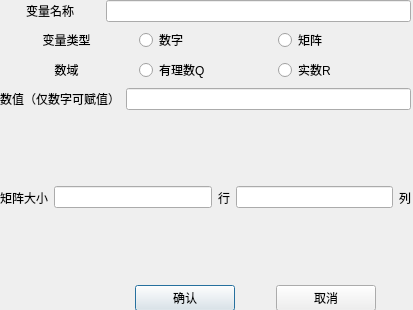
<?xml version="1.0" encoding="UTF-8"?>
<ui version="4.0">
 <class>AddVariable</class>
 <widget class="QDialog" name="AddVariable">
  <property name="geometry">
   <rect>
    <x>0</x>
    <y>0</y>
    <width>413</width>
    <height>310</height>
   </rect>
  </property>
  <property name="windowTitle">
   <string>添加变量</string>
  </property>
  <widget class="QWidget" name="verticalLayoutWidget">
   <property name="geometry">
    <rect>
     <x>0</x>
     <y>0</y>
     <width>411</width>
     <height>311</height>
    </rect>
   </property>
   <layout class="QVBoxLayout" name="verticalLayout">
    <item>
     <layout class="QHBoxLayout" name="horizontalLayout">
      <item>
       <widget class="QLabel" name="label">
        <property name="minimumSize">
         <size>
          <width>100</width>
          <height>0</height>
         </size>
        </property>
        <property name="layoutDirection">
         <enum>Qt::LeftToRight</enum>
        </property>
        <property name="autoFillBackground">
         <bool>false</bool>
        </property>
        <property name="styleSheet">
         <string notr="true">font: 12pt &quot;华文楷体&quot;;</string>
        </property>
        <property name="text">
         <string>变量名称</string>
        </property>
        <property name="alignment">
         <set>Qt::AlignCenter</set>
        </property>
       </widget>
      </item>
      <item>
       <widget class="QLineEdit" name="variable_name">
        <property name="enabled">
         <bool>true</bool>
        </property>
        <property name="maxLength">
         <number>10</number>
        </property>
        <property name="frame">
         <bool>true</bool>
        </property>
       </widget>
      </item>
     </layout>
    </item>
    <item>
     <layout class="QHBoxLayout" name="horizontalLayout_3">
      <item>
       <widget class="QLabel" name="label_2">
        <property name="styleSheet">
         <string notr="true">font: 12pt &quot;华文楷体&quot;;</string>
        </property>
        <property name="text">
         <string>变量类型</string>
        </property>
        <property name="scaledContents">
         <bool>true</bool>
        </property>
        <property name="alignment">
         <set>Qt::AlignCenter</set>
        </property>
       </widget>
      </item>
      <item>
       <widget class="QRadioButton" name="type_number">
        <property name="styleSheet">
         <string notr="true">font: 12pt &quot;华文楷体&quot;;</string>
        </property>
        <property name="text">
         <string>数字</string>
        </property>
       </widget>
      </item>
      <item>
       <widget class="QRadioButton" name="type_matrix">
        <property name="styleSheet">
         <string notr="true">font: 12pt &quot;华文楷体&quot;;</string>
        </property>
        <property name="text">
         <string>矩阵</string>
        </property>
       </widget>
      </item>
     </layout>
    </item>
    <item>
     <layout class="QHBoxLayout" name="horizontalLayout_2">
      <item>
       <widget class="QLabel" name="label_3">
        <property name="styleSheet">
         <string notr="true">font: 12pt &quot;华文楷体&quot;;</string>
        </property>
        <property name="text">
         <string>数域</string>
        </property>
        <property name="textFormat">
         <enum>Qt::AutoText</enum>
        </property>
        <property name="scaledContents">
         <bool>true</bool>
        </property>
        <property name="alignment">
         <set>Qt::AlignCenter</set>
        </property>
       </widget>
      </item>
      <item>
       <widget class="QRadioButton" name="num_Q">
        <property name="styleSheet">
         <string notr="true">font: 12pt &quot;华文楷体&quot;;</string>
        </property>
        <property name="text">
         <string>有理数Q</string>
        </property>
       </widget>
      </item>
      <item>
       <widget class="QRadioButton" name="num_R">
        <property name="styleSheet">
         <string notr="true">font: 12pt &quot;华文楷体&quot;;</string>
        </property>
        <property name="text">
         <string>实数R</string>
        </property>
       </widget>
      </item>
     </layout>
    </item>
    <item>
     <layout class="QHBoxLayout" name="horizontalLayout_5">
      <item>
       <widget class="QLabel" name="label_4">
        <property name="styleSheet">
         <string notr="true">font: 12pt &quot;华文楷体&quot;;</string>
        </property>
        <property name="text">
         <string>数值（仅数字可赋值）</string>
        </property>
        <property name="textFormat">
         <enum>Qt::AutoText</enum>
        </property>
        <property name="scaledContents">
         <bool>true</bool>
        </property>
        <property name="alignment">
         <set>Qt::AlignCenter</set>
        </property>
       </widget>
      </item>
      <item>
       <widget class="QLineEdit" name="variable_value">
        <property name="enabled">
         <bool>true</bool>
        </property>
       </widget>
      </item>
     </layout>
    </item>
    <item>
     <layout class="QHBoxLayout" name="horizontalLayout_6" stretch="0,0,0,0,0">
      <item>
       <widget class="QLabel" name="label_5">
        <property name="styleSheet">
         <string notr="true">font: 12pt &quot;华文楷体&quot;;</string>
        </property>
        <property name="text">
         <string>矩阵大小</string>
        </property>
       </widget>
      </item>
      <item>
       <widget class="QLineEdit" name="Row"/>
      </item>
      <item>
       <widget class="QLabel" name="label_6">
        <property name="styleSheet">
         <string notr="true">font: 12pt &quot;华文楷体&quot;;</string>
        </property>
        <property name="text">
         <string>行</string>
        </property>
       </widget>
      </item>
      <item>
       <widget class="QLineEdit" name="Column"/>
      </item>
      <item>
       <widget class="QLabel" name="label_7">
        <property name="styleSheet">
         <string notr="true">font: 12pt &quot;华文楷体&quot;;</string>
        </property>
        <property name="text">
         <string>列</string>
        </property>
       </widget>
      </item>
     </layout>
    </item>
    <item>
     <layout class="QHBoxLayout" name="horizontalLayout_4">
      <property name="leftMargin">
       <number>100</number>
      </property>
      <item>
       <widget class="QPushButton" name="confirm">
        <property name="sizePolicy">
         <sizepolicy hsizetype="Minimum" vsizetype="Fixed">
          <horstretch>0</horstretch>
          <verstretch>0</verstretch>
         </sizepolicy>
        </property>
        <property name="maximumSize">
         <size>
          <width>100</width>
          <height>16777215</height>
         </size>
        </property>
        <property name="styleSheet">
         <string notr="true">font: 12pt &quot;华文楷体&quot;;</string>
        </property>
        <property name="text">
         <string>确认</string>
        </property>
       </widget>
      </item>
      <item>
       <widget class="QPushButton" name="cancel">
        <property name="sizePolicy">
         <sizepolicy hsizetype="Minimum" vsizetype="Fixed">
          <horstretch>0</horstretch>
          <verstretch>0</verstretch>
         </sizepolicy>
        </property>
        <property name="maximumSize">
         <size>
          <width>100</width>
          <height>16777215</height>
         </size>
        </property>
        <property name="styleSheet">
         <string notr="true">font: 12pt &quot;华文楷体&quot;;</string>
        </property>
        <property name="text">
         <string>取消</string>
        </property>
        <property name="default">
         <bool>false</bool>
        </property>
        <property name="flat">
         <bool>false</bool>
        </property>
       </widget>
      </item>
     </layout>
    </item>
   </layout>
  </widget>
 </widget>
 <resources/>
 <connections/>
</ui>
